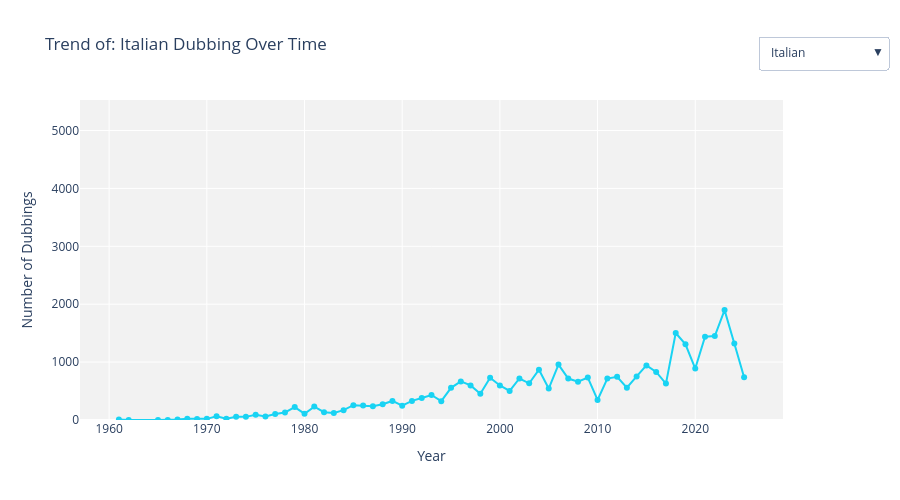

Notebook code for this chart:
### Markdown cell above
### analisi 1

### Code cell
plot_language_trend(person_voice_works_df, details_df, default_lang='Italian')

### Figure 1 — Plotly figure (JSON) as saved in the notebook; plotly's stock layout.template omitted (floating-point values rounded to 4 significant figures)
{"data": [{"line": {"color": "#FA2626"}, "mode": "lines+markers", "name": "English", "type": "scatter", "visible": false, "x": [1963, 1965, 1967, 1968, 1969, 1971, 1972, 1974, 1975, 1977, 1978, 1979, 1980, 1981, 1982, 1983, 1984, 1985, 1986, 1987, 1988, 1989, 1990, 1991, 1992, 1993, 1994, 1995, 1996, 1997, 1998, 1999, 2000, 2001, 2002, 2003, 2004, 2005, 2006, 2007, 2008, 2009, 2010, 2011, 2012, 2013, 2014, 2015, 2016, 2017, 2018, 2019, 2020, 2021, 2022, 2023, 2024, 2025], "y": [12, 6, 19, 7, 10, 6, 26, 25, 8, 20, 90, 150, 240, 196, 159, 137, 194, 247, 473, 181, 386, 953, 341, 461, 744, 643, 816, 1067, 1238, 1348, 1514, 2849, 1635, 1937, 2650, 2043, 2897, 1839, 2890, 2459, 1818, 2148, 2010, 2886, 3038, 2694, 3571, 3830, 3712, 3730, 4181, 4346, 3572, 4375, 4212, 4527, 4201, 2307]}, {"line": {"color": "#FFB03A"}, "mode": "lines+markers", "name": "French", "type": "scatter", "visible": false, "x": [1958, 1962, 1965, 1966, 1967, 1968, 1969, 1970, 1971, 1972, 1973, 1974, 1975, 1976, 1977, 1978, 1979, 1980, 1981, 1982, 1983, 1984, 1985, 1986, 1987, 1988, 1989, 1990, 1991, 1992, 1993, 1994, 1995, 1996, 1997, 1998, 1999, 2000, 2001, 2002, 2003, 2004, 2005, 2006, 2007, 2008, 2009, 2010, 2011, 2012, 2013, 2014, 2015, 2016, 2017, 2018, 2019, 2020, 2021, 2022, 2023, 2024, 2025], "y": [2, 5, 9, 10, 26, 9, 15, 5, 42, 32, 44, 29, 95, 71, 178, 198, 177, 158, 201, 308, 178, 293, 235, 383, 364, 393, 518, 209, 278, 325, 346, 335, 370, 791, 697, 371, 1480, 562, 751, 997, 691, 1233, 742, 1045, 1032, 861, 976, 758, 1031, 1201, 850, 1348, 1378, 1368, 1328, 1700, 1807, 1166, 2023, 2393, 2697, 2553, 1669]}, {"line": {"color": "#00CC96"}, "mode": "lines+markers", "name": "German", "type": "scatter", "visible": false, "x": [1960, 1967, 1970, 1971, 1972, 1973, 1974, 1975, 1976, 1978, 1979, 1980, 1981, 1982, 1983, 1984, 1985, 1986, 1987, 1988, 1989, 1990, 1991, 1992, 1993, 1994, 1995, 1996, 1997, 1998, 1999, 2000, 2001, 2002, 2003, 2004, 2005, 2006, 2007, 2008, 2009, 2010, 2011, 2012, 2013, 2014, 2015, 2016, 2017, 2018, 2019, 2020, 2021, 2022, 2023, 2024, 2025], "y": [1, 1, 4, 1, 1, 3, 7, 9, 3, 24, 30, 16, 19, 4, 51, 19, 11, 60, 63, 92, 127, 95, 75, 114, 180, 126, 234, 283, 366, 204, 769, 416, 450, 612, 510, 589, 550, 950, 776, 686, 699, 812, 754, 1165, 1099, 1598, 1919, 1409, 1349, 1172, 1380, 1002, 1207, 1092, 983, 441, 138]}, {"line": {"color": "#AB63FA"}, "mode": "lines+markers", "name": "Hebrew", "type": "scatter", "visible": false, "x": [1976, 1979, 1980, 1986, 1987, 1988, 1989, 1990, 1991, 1992, 1993, 1994, 1995, 1996, 1997, 1998, 1999, 2000, 2001, 2002, 2003, 2004, 2005, 2006, 2007, 2008, 2009, 2010, 2011, 2012, 2013, 2014, 2015, 2016, 2018, 2019, 2021, 2023], "y": [1, 5, 1, 9, 9, 11, 72, 26, 13, 85, 88, 47, 86, 79, 42, 26, 40, 70, 39, 75, 30, 36, 9, 18, 22, 17, 19, 19, 7, 3, 20, 4, 9, 1, 11, 7, 13, 10]}, {"line": {"color": "#5039FF"}, "mode": "lines+markers", "name": "Hungarian", "type": "scatter", "visible": false, "x": [1975, 1976, 1979, 1981, 1983, 1984, 1986, 1988, 1989, 1990, 1991, 1992, 1993, 1994, 1995, 1996, 1997, 1998, 1999, 2000, 2001, 2002, 2003, 2004, 2005, 2006, 2007, 2008, 2009, 2010, 2011, 2012, 2013, 2014, 2015, 2016, 2017, 2018, 2019, 2021, 2022, 2023], "y": [1, 2, 8, 1, 2, 5, 10, 14, 33, 6, 7, 40, 39, 20, 26, 43, 30, 31, 30, 61, 61, 133, 82, 158, 89, 103, 81, 80, 45, 5, 30, 5, 2, 9, 19, 14, 8, 3, 1, 2, 21, 18]}, {"line": {"color": "#19D3F3"}, "mode": "lines+markers", "name": "Italian", "type": "scatter", "visible": true, "x": [1961, 1962, 1965, 1966, 1967, 1968, 1969, 1970, 1971, 1972, 1973, 1974, 1975, 1976, 1977, 1978, 1979, 1980, 1981, 1982, 1983, 1984, 1985, 1986, 1987, 1988, 1989, 1990, 1991, 1992, 1993, 1994, 1995, 1996, 1997, 1998, 1999, 2000, 2001, 2002, 2003, 2004, 2005, 2006, 2007, 2008, 2009, 2010, 2011, 2012, 2013, 2014, 2015, 2016, 2017, 2018, 2019, 2020, 2021, 2022, 2023, 2024, 2025], "y": [7, 1, 2, 1, 8, 23, 19, 20, 66, 21, 55, 54, 92, 62, 102, 130, 223, 109, 232, 135, 123, 170, 256, 250, 239, 273, 329, 248, 330, 379, 432, 326, 556, 666, 597, 453, 730, 596, 503, 717, 634, 868, 543, 957, 716, 660, 733, 346, 716, 746, 559, 753, 943, 831, 629, 1503, 1308, 889, 1438, 1449, 1898, 1320, 738]}, {"line": {"color": "#FF6792"}, "mode": "lines+markers", "name": "Korean", "type": "scatter", "visible": false, "x": [1963, 1967, 1971, 1972, 1973, 1974, 1975, 1976, 1978, 1979, 1980, 1981, 1982, 1983, 1984, 1985, 1986, 1987, 1988, 1989, 1990, 1991, 1992, 1993, 1994, 1995, 1996, 1997, 1998, 1999, 2000, 2001, 2002, 2003, 2004, 2005, 2006, 2007, 2008, 2009, 2010, 2011, 2012, 2013, 2014, 2015, 2016, 2017, 2018, 2019, 2020, 2021, 2022, 2023, 2024, 2025], "y": [1, 2, 3, 4, 4, 1, 2, 6, 10, 9, 1, 10, 5, 6, 6, 5, 21, 20, 65, 74, 31, 27, 83, 94, 66, 144, 211, 156, 144, 291, 209, 326, 444, 354, 466, 550, 667, 580, 530, 529, 445, 446, 161, 72, 47, 71, 88, 69, 61, 60, 57, 73, 47, 57, 56, 14]}, {"line": {"color": "#C1FF7E"}, "mode": "lines+markers", "name": "Mandarin", "type": "scatter", "visible": false, "x": [1967, 1968, 1972, 1974, 1975, 1976, 1977, 1978, 1979, 1980, 1981, 1982, 1983, 1984, 1985, 1986, 1987, 1988, 1989, 1990, 1991, 1992, 1993, 1994, 1995, 1996, 1997, 1998, 1999, 2000, 2001, 2002, 2003, 2004, 2005, 2006, 2007, 2008, 2009, 2010, 2011, 2012, 2013, 2014, 2015, 2016, 2017, 2018, 2019, 2020, 2021, 2022, 2023, 2024, 2025], "y": [1, 1, 1, 1, 1, 1, 1, 1, 7, 2, 2, 1, 3, 2, 5, 1, 1, 10, 20, 1, 2, 39, 12, 7, 28, 45, 23, 19, 14, 13, 19, 46, 23, 55, 76, 106, 58, 59, 65, 36, 77, 61, 48, 68, 112, 281, 270, 373, 185, 250, 263, 244, 255, 106, 127]}, {"line": {"color": "#25AB54"}, "mode": "lines+markers", "name": "Portuguese (BR)", "type": "scatter", "visible": false, "x": [1958, 1960, 1963, 1964, 1965, 1967, 1968, 1969, 1970, 1971, 1972, 1973, 1974, 1975, 1976, 1977, 1978, 1979, 1980, 1981, 1982, 1983, 1984, 1985, 1986, 1987, 1988, 1989, 1990, 1991, 1992, 1993, 1994, 1995, 1996, 1997, 1998, 1999, 2000, 2001, 2002, 2003, 2004, 2005, 2006, 2007, 2008, 2009, 2010, 2011, 2012, 2013, 2014, 2015, 2016, 2017, 2018, 2019, 2020, 2021, 2022, 2023, 2024, 2025], "y": [1, 2, 3, 2, 8, 28, 4, 4, 3, 12, 9, 17, 17, 4, 5, 13, 32, 40, 7, 20, 42, 23, 27, 15, 374, 71, 145, 420, 84, 99, 312, 174, 232, 318, 416, 433, 320, 1291, 500, 718, 956, 645, 893, 454, 631, 783, 479, 613, 386, 727, 576, 580, 922, 1180, 975, 1323, 1653, 2045, 1374, 2867, 2612, 3128, 3085, 1932]}, {"line": {"color": "#FF6BE1"}, "mode": "lines+markers", "name": "Spanish", "type": "scatter", "visible": false, "x": [1960, 1965, 1967, 1968, 1969, 1970, 1971, 1972, 1973, 1974, 1975, 1976, 1977, 1978, 1979, 1980, 1981, 1982, 1983, 1984, 1985, 1986, 1987, 1988, 1989, 1990, 1991, 1992, 1993, 1994, 1995, 1996, 1997, 1998, 1999, 2000, 2001, 2002, 2003, 2004, 2005, 2006, 2007, 2008, 2009, 2010, 2011, 2012, 2013, 2014, 2015, 2016, 2017, 2018, 2019, 2020, 2021, 2022, 2023, 2024, 2025], "y": [2, 1, 5, 1, 4, 5, 10, 11, 32, 13, 7, 30, 19, 35, 59, 16, 54, 30, 97, 48, 69, 371, 140, 221, 385, 133, 167, 274, 333, 303, 362, 485, 592, 489, 1068, 677, 761, 981, 750, 1023, 749, 1127, 1029, 828, 1180, 612, 1045, 920, 904, 1335, 1504, 1241, 1336, 1866, 2108, 1383, 2474, 2174, 2266, 1893, 1082]}], "layout": {"height": 500, "plot_bgcolor": "#f2f2f2", "title": {"text": "Trend of: Italian Dubbing Over Time"}, "updatemenus": [{"active": 5, "buttons": [{"args": [{"visible": [true, false, false, false, false, false, false, false, false, false]}, {"title": "Trend of English Dubbing Over Time"}], "label": "English", "method": "update"}, {"args": [{"visible": [false, true, false, false, false, false, false, false, false, false]}, {"title": "Trend of French Dubbing Over Time"}], "label": "French", "method": "update"}, {"args": [{"visible": [false, false, true, false, false, false, false, false, false, false]}, {"title": "Trend of German Dubbing Over Time"}], "label": "German", "method": "update"}, {"args": [{"visible": [false, false, false, true, false, false, false, false, false, false]}, {"title": "Trend of Hebrew Dubbing Over Time"}], "label": "Hebrew", "method": "update"}, {"args": [{"visible": [false, false, false, false, true, false, false, false, false, false]}, {"title": "Trend of Hungarian Dubbing Over Time"}], "label": "Hungarian", "method": "update"}, {"args": [{"visible": [false, false, false, false, false, true, false, false, false, false]}, {"title": "Trend of Italian Dubbing Over Time"}], "label": "Italian", "method": "update"}, {"args": [{"visible": [false, false, false, false, false, false, true, false, false, false]}, {"title": "Trend of Korean Dubbing Over Time"}], "label": "Korean", "method": "update"}, {"args": [{"visible": [false, false, false, false, false, false, false, true, false, false]}, {"title": "Trend of Mandarin Dubbing Over Time"}], "label": "Mandarin", "method": "update"}, {"args": [{"visible": [false, false, false, false, false, false, false, false, true, false]}, {"title": "Trend of Portuguese (BR) Dubbing Over Time"}], "label": "Portuguese (BR)", "method": "update"}, {"args": [{"visible": [false, false, false, false, false, false, false, false, false, true]}, {"title": "Trend of Spanish Dubbing Over Time"}], "label": "Spanish", "method": "update"}], "x": 1.15, "y": 1.2}], "width": 900, "xaxis": {"title": {"text": "Year"}}, "yaxis": {"range": [0, 5527], "title": {"text": "Number of Dubbings"}}}}
